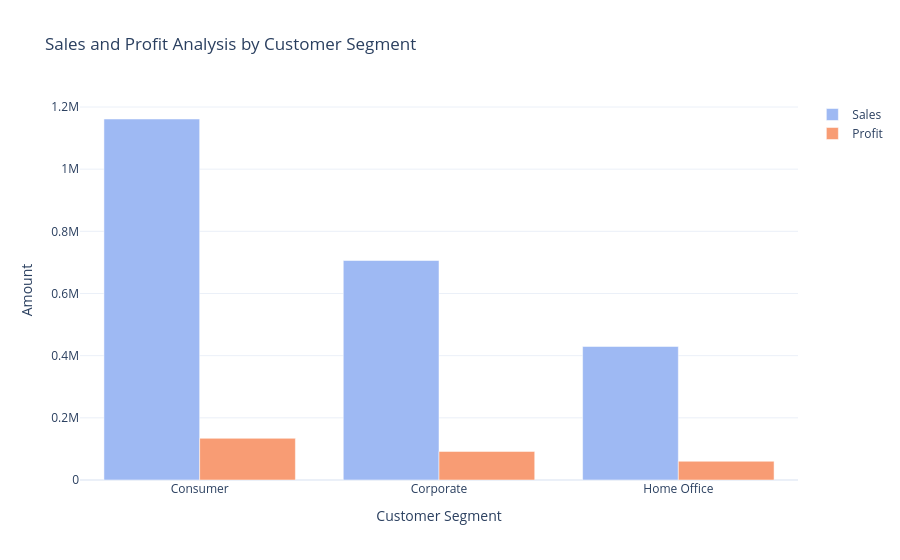

Write notebook code for a chart like this one.
### Code cell
sales_profit_by_segment = data.groupby('Segment').agg({'Sales':'sum','Profit':'sum'}).reset_index()
color_palette = colors.qualitative.Pastel

fig = go.Figure()
fig.add_trace(go.Bar(x=sales_profit_by_segment['Segment'],
                     y=sales_profit_by_segment['Sales'],
                     name='Sales',
                     marker_color=color_palette[5]))

fig.add_trace(go.Bar(x=sales_profit_by_segment['Segment'],
                    y=sales_profit_by_segment['Profit'],
                     name='Profit',
                    marker_color=color_palette[2]))
fig.update_layout(title='Sales and Profit Analysis by Customer Segment',
                  xaxis_title='Customer Segment', yaxis_title='Amount')
fig.show()

### Figure 1 — Plotly figure (JSON) as saved in the notebook; plotly's stock layout.template omitted (floating-point values rounded to 4 significant figures)
{"data": [{"marker": {"color": "rgb(158, 185, 243)"}, "name": "Sales", "type": "bar", "x": ["Consumer", "Corporate", "Home Office"], "y": [1161000.0, 706100.0, 429700.0]}, {"marker": {"color": "rgb(248, 156, 116)"}, "name": "Profit", "type": "bar", "x": ["Consumer", "Corporate", "Home Office"], "y": [134100.0, 91980.0, 60300.0]}], "layout": {"title": {"text": "Sales and Profit Analysis by Customer Segment"}, "xaxis": {"title": {"text": "Customer Segment"}}, "yaxis": {"title": {"text": "Amount"}}}}
